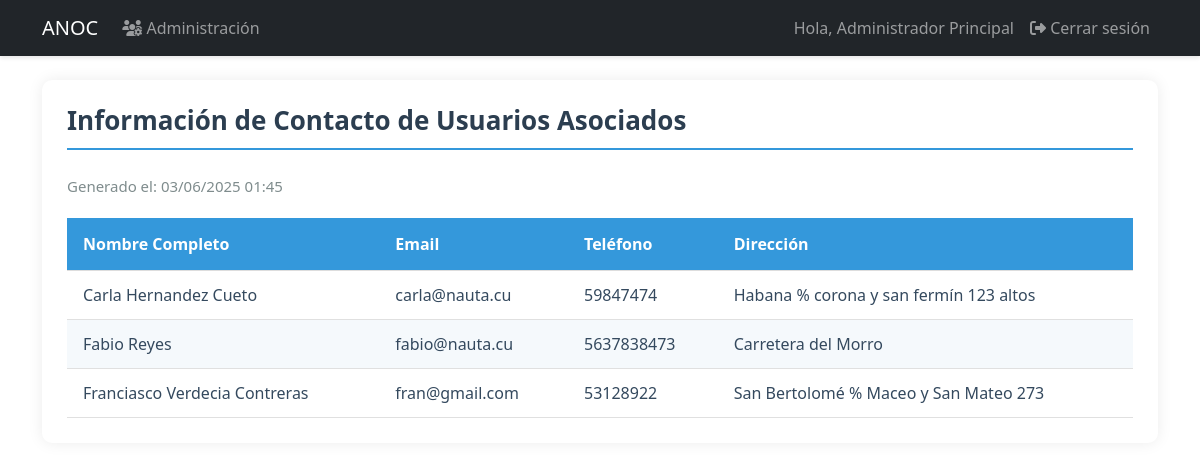
Page /reports/contact (signed in) on the committed database.
### models.py (models this page shows, shortened)
class User(UserMixin, db.Model):
    id = db.Column(db.Integer, primary_key=True)
    username = db.Column(db.String(80), unique=True, nullable=False, index=True)
    email = db.Column(db.String(120), unique=True, nullable=False, index=True)
    password_hash = db.Column(db.String(128))
    role = db.Column(db.String(20), default='user')  # 'admin', 'specialist', 'dependiente', 'user'
    is_associated = db.Column(db.Boolean, default=False, nullable=False)
    full_name = db.Column(db.String(100), nullable=False)
    phone = db.Column(db.String(20), nullable=False)
    profile_image = db.Column(db.String(255))  # Ruta de la imagen de perfil
    last_login = db.Column(db.DateTime)  # Fecha del último inicio de sesión
    is_active = db.Column(db.Boolean, default=True)  # Para manejar cuentas activas/inactivas
    address = db.Column(db.String(200))  # Nuevo campo para dirección
    birds = db.relationship('UserBirds', backref='user', lazy=True, cascade='all, delete-orphan')
    awards = db.relationship('Award', backref='user', lazy=True, cascade='all, delete-orphan')

### app.py (the view)
@app.route('/reports/contact')
@login_required
def contact_report():
    if current_user.role not in ['admin', 'specialist']:
        abort(403)
    associates = db.session.execute(
        select(User).where(User.is_associated == True).order_by(User.full_name)
    ).scalars()
    return render_template('reports/contact_report.html',
                         associates=associates,
                         now=datetime.utcnow())

### app.py (called while the page is built)
@login_manager.user_loader
def load_user(user_id):
    return db.session.get(User, int(user_id))

### templates/reports/contact_report.html (shortened to what this page needs)
{% extends "base.html" %}
{% block content %}
<div class="report-container">
    <h2 class="report-title">Información de Contacto de Usuarios Asociados</h2>
    <div class="report-header">
        <div class="report-meta">
            <span>Generado el: {{ now.strftime('%d/%m/%Y %H:%M') }}</span>
        </div>
    </div>
    <table class="report-table">
        <thead>
            <tr>
                <th>Nombre Completo</th>
                <th>Email</th>
                <th>Teléfono</th>
                <th>Dirección</th>
            </tr>
        </thead>
        <tbody>
            {% for user in associates %}
            <tr>
                <td>{{ user.full_name }}</td>
                <td>{{ user.email }}</td>
                <td>{{ user.phone }}</td>
                <td>{{ user.address or 'No registrada' }}</td>
            </tr>
            {% endfor %}
        </tbody>
    </table>
</div>
{% endblock %}

### templates/base.html (shortened to what this page needs)
<!DOCTYPE html>
<html lang="es">
<head>
    <link href="https://cdn.jsdelivr.net/npm/bootstrap@5.3.0/dist/css/bootstrap.min.css" rel="stylesheet">
    <link href="https://cdnjs.cloudflare.com/ajax/libs/font-awesome/6.4.0/css/all.min.css" rel="stylesheet">
    <link rel="stylesheet" href="{{ url_for('static', filename='css/styles.css') }}">
</head>
<body>
    <nav class="navbar navbar-expand-lg navbar-dark bg-dark">
        <div class="container">
            <a class="navbar-brand" href="{{ url_for('dashboard') }}">ANOC</a>
            <div class="collapse navbar-collapse" id="navbarNav">
                <ul class="navbar-nav me-auto">
                    {% if current_user.is_authenticated and current_user.role == 'admin' %}
                        <li class="nav-item">
                            <a class="nav-link" href="{{ url_for('admin_users') }}">
                                <i class="fas fa-users-cog"></i> Administración
                            </a>
                        </li>
                    {% endif %}
                </ul>
                <ul class="navbar-nav">
                    {% if current_user.is_authenticated %}
                        <li class="nav-item">
                            <span class="nav-link">Hola, {{ current_user.full_name }}</span>
                        </li>
                        <li class="nav-item">
                            <a class="nav-link" href="{{ url_for('logout') }}">
                                <i class="fas fa-sign-out-alt"></i> Cerrar sesión
                            </a>
                        </li>
                    {% else %}
                        <li class="nav-item">
                            <a class="nav-link" href="{{ url_for('login') }}">
                                <i class="fas fa-sign-in-alt"></i> Iniciar sesión
                            </a>
                        </li>
                    {% endif %}
                </ul>
            </div>
        </div>
    </nav>
    <div class="container mt-4">
        {% block content %}{% endblock %}
    </div>
</body>
</html>

### static/css/styles.css (style rules this page uses)
.navbar { box-shadow: 0 2px 4px rgba(0,0,0,0.1); }
:root { --primary-color: #2c3e50; --secondary-color: #4CAF50; --light-gray: #f8f9fa; --medium-gray: #e9ecef; --dark-gray: #6c757d; --text-color: #495057; --white: #ffffff; }
.report-container { padding: 20px; max-width: 100%; overflow-x: auto; }
.report-title { color: #0b0b0b; margin-bottom: 20px; }
.report-header { display: flex; justify-content: space-between; margin-bottom: 20px; }
.report-table { width: 100%; border-collapse: collapse; }
.report-table th, .report-table td { padding: 12px 15px; text-align: left; border-bottom: 1px solid #ddd; }
.report-table th { background-color: #f8f9fa; font-weight: 600; }
.report-container { font-family: 'Segoe UI', Tahoma, Geneva, Verdana, sans-serif; max-width: 100%; margin: 20px auto; padding: 25px; background: white; box-shadow: 0 0 15px rgba(0, 0, 0, 0.08); border-radius: 10px; }
.report-title { color: #2c3e50; border-bottom: 2px solid #f39c12; padding-bottom: 12px; margin-bottom: 25px; font-size: 26px; font-weight: 600; }
.report-meta { color: #7f8c8d; font-size: 15px; }
.report-table { width: 100%; border-collapse: collapse; min-width: 700px; }
.report-table th { background-color: #f39c12; color: white; padding: 14px 16px; text-align: left; font-weight: 600; }
.report-table td { padding: 12px 16px; border-bottom: 1px solid #e0e0e0; color: #34495e; }
.report-table tr:nth-child(even) { background-color: #fdf6e3; }
.report-title { color: #2c3e50; border-bottom: 2px solid #3498db; padding-bottom: 12px; margin-bottom: 25px; font-size: 26px; font-weight: 600; }
.report-table th { background-color: #3498db; color: white; padding: 14px 16px; text-align: left; font-weight: 600; }
.report-table tr:nth-child(even) { background-color: #f5f9fc; }

### rows in the picture
User: full_name "Administrador Principal"
User: full_name "Carla Hernandez Cueto", email "carla@nauta.cu", phone "59847474", address "Habana % corona y san fermín 123 altos"
User: full_name "Fabio Reyes", email "fabio@nauta.cu", phone "5637838473", address "Carretera del Morro"
User: full_name "Franciasco Verdecia Contreras", email "fran@gmail.com", phone "53128922", address "San Bertolomé % Maceo y San Mateo 273"
